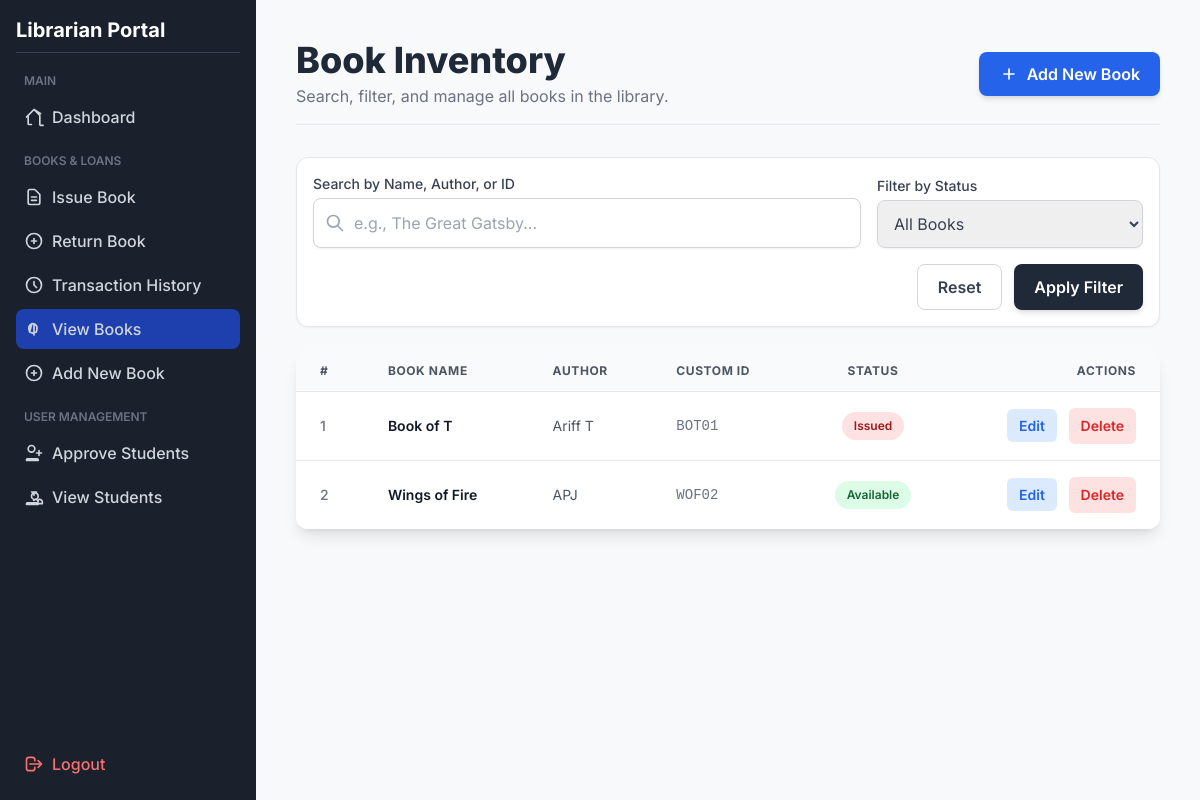
Before: /view_books (signed in) with the older database file.
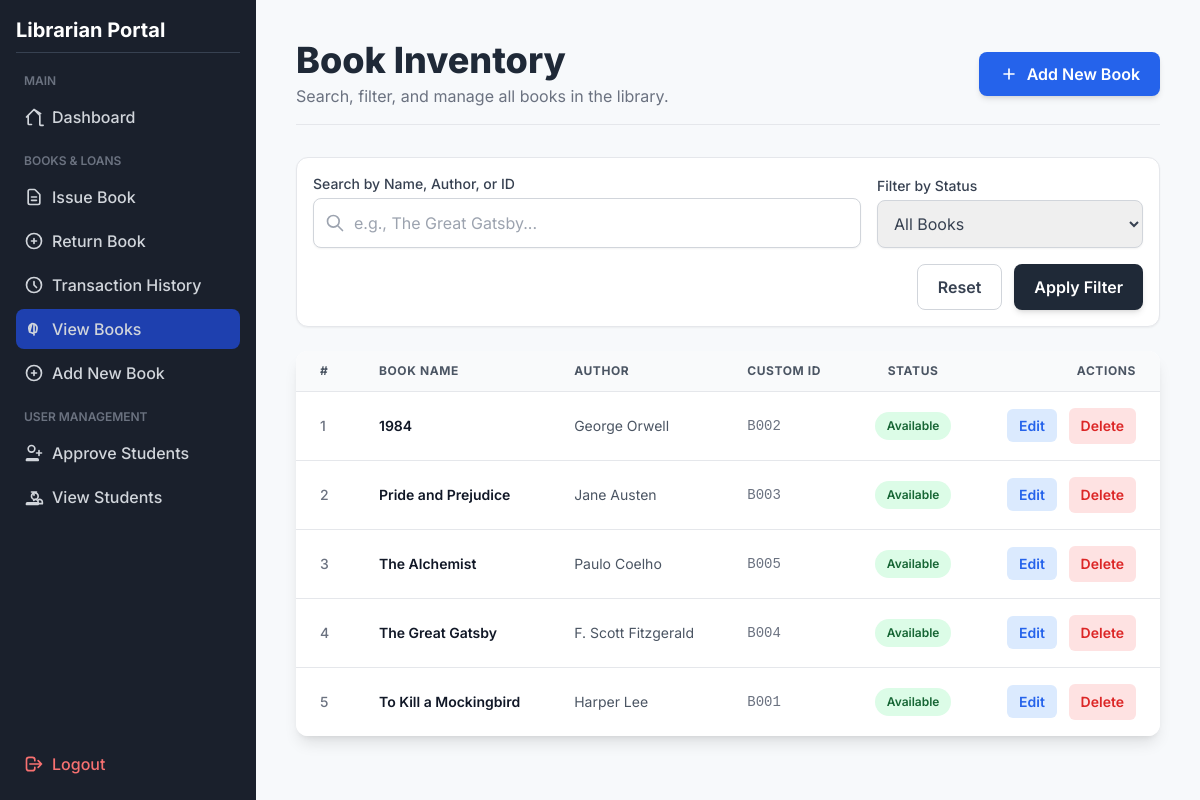
After: the same page with the newer database file.
### tables this page shows
CREATE TABLE books (
                            id INTEGER PRIMARY KEY AUTOINCREMENT,
                            custom_id TEXT UNIQUE,
                            name TEXT NOT NULL,
                            author TEXT NOT NULL,
                            available BOOLEAN NOT NULL DEFAULT 1
                        );

### app.py (the view)
@app.route("/view_books")
@login_required
def view_books():
    query = request.args.get('query', '')
    availability_filter = request.args.get('filter', 'all')
    sql = "SELECT * FROM books"
    params = []
    conditions = []
    if query:
        search_term = f"%{query}%"
        conditions.append("(name LIKE ? OR author LIKE ? OR custom_id LIKE ?)")
        params.extend([search_term, search_term, search_term])
    if availability_filter == 'available':
        conditions.append("available = 1")
    elif availability_filter == 'issued':
        conditions.append("available = 0")
    if conditions:
        sql += " WHERE " + " AND ".join(conditions)
    sql += " ORDER BY name ASC"
    with get_connection() as conn:
        books = conn.execute(sql, tuple(params)).fetchall()
    return render_template("view_books.html",
                           books=books,
                           search_query=query,
                           current_filter=availability_filter)

### app.py (called while the page is built)
def get_connection():
    return SQLiteContext(DB_NAME)

def login_required(f):
    @wraps(f)
    def decorated_function(*args, **kwargs):
        if not session.get('logged_in'):
            flash('Please log in to access this page.', 'danger')
            return redirect(url_for('login'))
        return f(*args, **kwargs)
    return decorated_function

    def __enter__(self):
        self.conn = sqlite3.connect(self.db_name)
        self.conn.row_factory = sqlite3.Row
        self.conn.execute('PRAGMA foreign_keys = ON;')
        return self.conn

    def __exit__(self, exc_type, exc_val, exc_tb):
        if exc_type is None and self.conn:
            self.conn.commit()
        if self.conn:
            self.conn.close()
        return False

### templates/view_books.html (shortened to what this page needs)
<!DOCTYPE html>
<html lang="en">
<head>
    <script src="https://cdn.tailwindcss.com"></script>
</head>
<body class="min-h-screen">
    <div class="flex">
        <div class="sidebar w-full md:w-64 p-4 flex-shrink-0 md:flex md:flex-col md:h-screen">
            <div class="flex-grow">
                <h2 class="text-xl font-bold text-white mb-4 border-b border-gray-700 pb-2">Librarian Portal</h2>
                <nav class="flex flex-col space-y-1">
                    <span class="text-xs uppercase text-gray-500 px-2 pt-1 pb-1 font-semibold block">Main</span>
                    <a href="{{ url_for('index') }}" class="nav-link flex items-center p-2 rounded-lg text-gray-300 font-medium">
                        <svg class="w-5 h-5 mr-2" fill="none" stroke="currentColor" viewBox="0 0 24 24" xmlns="http://www.w3.org/2000/svg"><path stroke-linecap="round" stroke-linejoin="round" stroke-width="2" d="M3 12l2-2m0 0l7-7 7 7M5 10v10a1 1 0 001 1h3m10-10v10a1 1 0 001 1h3m-3-14L12 3l-7 7"></path></svg>
                        Dashboard
                    </a>
                    <span class="text-xs uppercase text-gray-500 px-2 pt-3 pb-1 font-semibold block">Books & Loans</span>
                    <a href="{{ url_for('issue_book') }}" class="nav-link flex items-center p-2 rounded-lg text-gray-300 font-medium">
                        <svg class="w-5 h-5 mr-2" fill="none" stroke="currentColor" viewBox="0 0 24 24" xmlns="http://www.w3.org/2000/svg"><path stroke-linecap="round" stroke-linejoin="round" stroke-width="2" d="M9 12h6m-6 4h6m2 5H7a2 2 0 01-2-2V5a2 2 0 012-2h5.586a1 1 0 01.707.293l5.414 5.414a1 1 0 01.293.707V19a2 2 0 01-2 2z"></path></svg>
                        Issue Book
                    </a>
                    <a href="{{ url_for('return_book') }}" class="nav-link flex items-center p-2 rounded-lg text-gray-300 font-medium">
                        <svg class="w-5 h-5 mr-2" fill="none" stroke="currentColor" viewBox="0 0 24 24" xmlns="http://www.w3.org/2000/svg"><path stroke-linecap="round" stroke-linejoin="round" stroke-width="2" d="M12 9v3m0 0v3m0-3h3m-3 0H9m12 0a9 9 0 11-18 0 9 9 0 0118 0z"></path></svg>
                        Return Book
                    </a>
                    <a href="{{ url_for('transaction_history') }}" class="nav-link flex items-center p-2 rounded-lg text-gray-300 font-medium">
                        <svg class="w-5 h-5 mr-2" fill="none" stroke="currentColor" viewBox="0 0 24 24" xmlns="http://www.w3.org/2000/svg"><path stroke-linecap="round" stroke-linejoin="round" stroke-width="2" d="M12 8v4l3 3m6-3a9 9 0 11-18 0 9 9 0 0118 0z"></path></svg>
                        Transaction History
                    </a>
                    <a href="{{ url_for('view_books') }}" class="nav-link-active bg-blue-800 flex items-center p-2 rounded-lg text-gray-300 font-medium">
                        View Books
                    </a>
                    <a href="{{ url_for('add_book') }}" class="nav-link flex items-center p-2 rounded-lg text-gray-300 font-medium">
                        <svg class="w-5 h-5 mr-2" fill="none" stroke="currentColor" viewBox="0 0 24 24" xmlns="http://www.w3.org/2000/svg"><path stroke-linecap="round" stroke-linejoin="round" stroke-width="2" d="M12 9v3m0 0v3m0-3h3m-3 0H9m12 0a9 9 0 11-18 0 9 9 0 0118 0z"></path></svg>
                        Add New Book
                    </a>
                    <span class="text-xs uppercase text-gray-500 px-2 pt-3 pb-1 font-semibold block">User Management</span>
                    <a href="{{ url_for('approve_students') }}" class="nav-link flex items-center p-2 rounded-lg text-gray-300 font-medium">
                         <svg class="w-5 h-5 mr-2" fill="none" stroke="currentColor" viewBox="0 0 24 24" xmlns="http://www.w3.org/2000/svg"><path stroke-linecap="round" stroke-linejoin="round" stroke-width="2" d="M18 9v3m0 0v3m0-3h3m-3 0h-3m-2-5a4 4 0 11-8 0 4 4 0 018 0zM3 20a1 1 0 011-1h12a1 1 0 011 1v1h-14v-1z"></path></svg>
                        Approve Students
                    </a>
                    <a href="{{ url_for('view_students') }}" class="nav-link flex items-center p-2 rounded-lg text-gray-300 font-medium">
                        View Students
                    </a>
                </nav>
            </div>
            <div class="flex-shrink-0 mt-2">
                <a href="{{ url_for('logout') }}" class="nav-link flex items-center p-2 rounded-lg text-red-400 font-medium">
                    <svg class="w-5 h-5 mr-2" fill="none" stroke="currentColor" viewBox="0 0 24 24" xmlns="http://www.w3.org/2000/svg"><path stroke-linecap="round" stroke-linejoin="round" stroke-width="2" d="M17 16l4-4m0 0l-4-4m4 4H7m6 4v1a3 3 0 01-3 3H6a3 3 0 01-3-3V7a3 3 0 013-3h4a3 3 0 013 3v1"></path></svg>
                    Logout
                </a>
            </div>
        </div>
        <main class="flex-grow p-10">
            <header class="mb-8 flex flex-col md:flex-row justify-between items-start md:items-center pb-4 border-b border-gray-200">
                <div>
                    <h1 class="text-4xl font-extrabold text-gray-800">Book Inventory</h1>
                    <p class="text-gray-500 mt-1">Search, filter, and manage all books in the library.</p>
                </div>
                <a href="{{ url_for('add_book') }}" class="mt-4 md:mt-0 px-5 py-2.5 bg-blue-600 text-white font-semibold rounded-lg shadow-md hover:bg-blue-700 transition duration-150 flex items-center">
                    <svg class="w-5 h-5 mr-2" fill="none" stroke="currentColor" viewBox="0 0 24 24" xmlns="http://www.w3.org/2000/svg"><path stroke-linecap="round" stroke-linejoin="round" stroke-width="2" d="M12 6v6m0 0v6m0-6h6m-6 0H6"></path></svg>
                    Add New Book
                </a>
            </header>
            <div class="mb-6 bg-white p-4 rounded-xl shadow-sm border border-gray-200">
                <form method="GET" action="{{ url_for('view_books') }}" class="grid grid-cols-1 md:grid-cols-3 gap-4 items-end">
                    <div class="md:col-span-2">
                        <label for="query" class="block text-sm font-medium text-gray-700 mb-1">Search by Name, Author, or ID</label>
                        <div class="relative">
                            <input type="text" name="query" id="query" value="{{ search_query or '' }}" class="w-full p-3 pl-10 border border-gray-300 rounded-lg focus:ring-blue-500 focus:border-blue-500 text-gray-700 shadow-sm" placeholder="e.g., The Great Gatsby...">
                            <span class="absolute left-3 top-1/2 -translate-y-1/2 text-gray-400">
                                <svg class="w-5 h-5" fill="none" stroke="currentColor" viewBox="0 0 24 24" xmlns="http://www.w3.org/2000/svg"><path stroke-linecap="round" stroke-linejoin="round" stroke-width="2" d="M21 21l-6-6m2-5a7 7 0 11-14 0 7 7 0 0114 0z"></path></svg>
                            </span>
                        </div>
                    </div>
                    <div>
                        <label for="filter" class="block text-sm font-medium text-gray-700 mb-1">Filter by Status</label>
                        <select name="filter" id="filter" class="w-full p-3 border border-gray-300 rounded-lg focus:ring-blue-500 focus:border-blue-500 text-gray-700 shadow-sm">
                            <option value="all" {% if current_filter == 'all' %}selected{% endif %}>All Books</option>
                        </select>
                    </div>
                    <div class="md:col-span-3 flex justify-end gap-3">
                         <a href="{{ url_for('view_books') }}" class="px-5 py-2.5 border border-gray-300 text-gray-700 font-semibold rounded-lg hover:bg-gray-50 transition duration-150">Reset</a>
                        <button type="submit" class="px-5 py-2.5 bg-gray-800 text-white font-semibold rounded-lg shadow-md hover:bg-gray-900 transition duration-150">Apply Filter</button>
                    </div>
                </form>
            </div>
            <div class="overflow-x-auto bg-white rounded-xl shadow-lg">
                <table class="min-w-full divide-y divide-gray-200">
                    <thead class="bg-gray-50">
                        <tr>
                            <th class="px-6 py-3 text-left text-xs font-bold text-gray-600 uppercase tracking-wider">#</th>
                            <th class="px-6 py-3 text-left text-xs font-bold text-gray-600 uppercase tracking-wider">Book Name</th>
                            <th class="px-6 py-3 text-left text-xs font-bold text-gray-600 uppercase tracking-wider">Author</th>
                            <th class="px-6 py-3 text-left text-xs font-bold text-gray-600 uppercase tracking-wider">Custom ID</th>
                            <th class="px-6 py-3 text-center text-xs font-bold text-gray-600 uppercase tracking-wider">Status</th>
                            <th class="px-6 py-3 text-right text-xs font-bold text-gray-600 uppercase tracking-wider">Actions</th>
                        </tr>
                    </thead>
                    <tbody class="bg-white divide-y divide-gray-200">
                        {% if books %}
                            {% for book in books %}
                            <tr class="hover:bg-gray-50 transition duration-150">
                                <td class="px-6 py-4 whitespace-nowrap text-sm font-medium text-gray-500">{{ loop.index }}</td>
                                <td class="px-6 py-4 whitespace-nowrap text-sm font-semibold text-gray-900">{{ book.name }}</td>
                                <td class="px-6 py-4 whitespace-nowrap text-sm text-gray-600">{{ book.author }}</td>
                                <td class="px-6 py-4 whitespace-nowrap text-sm text-gray-500 font-mono">{{ book.custom_id or '-' }}</td>
                                <td class="px-6 py-4 whitespace-nowrap text-center">
                                    {% if book.available %}
                                        <span class="px-3 py-1 inline-flex text-xs leading-5 font-semibold rounded-full bg-green-100 text-green-800">Available</span>
                                    {% else %}
                                        <span class="px-3 py-1 inline-flex text-xs leading-5 font-semibold rounded-full bg-red-100 text-red-800">Issued</span>
                                    {% endif %}
                                </td>
                                <td class="px-6 py-4 whitespace-nowrap text-sm font-medium text-right space-x-2">
                                    <a href="{{ url_for('edit_book', id=book.id) }}" class="px-3 py-2 text-sm font-semibold rounded-md text-blue-600 bg-blue-100 hover:bg-blue-200 transition duration-150">Edit</a>
                                    <button type="button" class="delete-book-btn px-3 py-2 text-sm font-semibold rounded-md text-red-600 bg-red-100 hover:bg-red-200 transition duration-150" data-book-id="{{ book.id }}" data-book-name="{{ book.name }}">
                                        Delete
                                    </button>
                                </td>
                            </tr>
                            {% endfor %}
                        {% endif %}
                    </tbody>
                </table>
            </div>
        </main>
    </div>
</body>
</html>

### templates/view_books.html (style rules this page uses)
body { font-family: 'Inter', sans-serif; background-color: #f7f9fb; }
.sidebar { background-color: #1a202c; }
.nav-link { transition: background-color 0.2s, color 0.2s; }
.nav-link:hover, .nav-link-active { background-color: #2d3748; color: white; }

Changed rows visible on the page:
removed books: name "Wings of Fire", author "APJ", custom "WOF02", available "Available"
added books: name "1984", author "George Orwell", custom "B002", available "Available"
added books: name "Pride and Prejudice", author "Jane Austen", custom "B003", available "Available"
added books: name "The Alchemist", author "Paulo Coelho", custom "B005", available "Available"
added books: name "The Great Gatsby", author "F. Scott Fitzgerald", custom "B004", available "Available"
changed books: name "Book of T" → "To Kill a Mockingbird"; author "Ariff T" → "Harper Lee"; custom "BOT01" → "B001"; available "Issued" → "Available"
